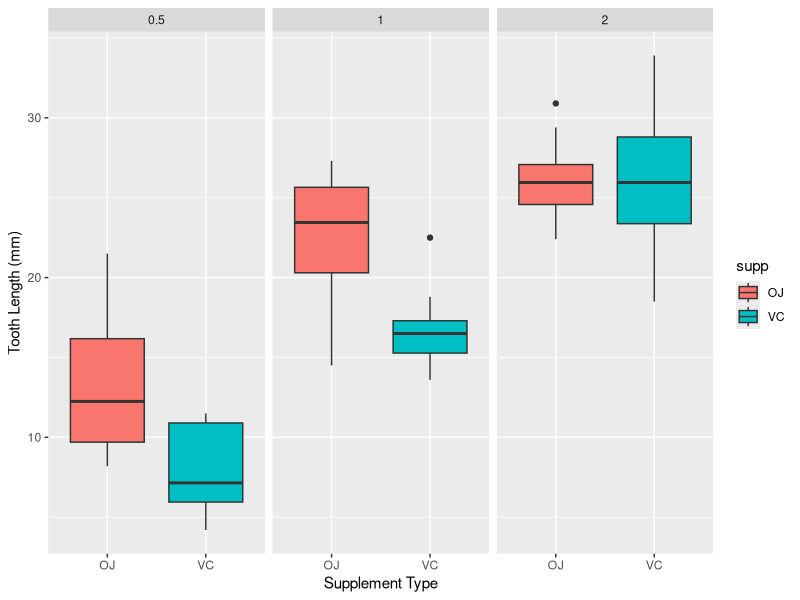

Source code (R):
## ---- chunk 1
library(datasets)
data("ToothGrowth")
library(ggplot2)
#ggplot(aes(x=supp, y=len), data=ToothGrowth) + #geom_boxplot(aes(fill=supp))+ 
#    xlab("Supplement Type") +ylab("Tooth Length (mm)") 

ggplot(aes(x = supp, y = len), data = ToothGrowth) +
    geom_boxplot(aes(fill = supp)) + facet_wrap(~ dose)+ 
    xlab("Supplement Type") +ylab("Tooth Length (mm)") 
summary(ToothGrowth)
## ---- chunk 2
AA0_5 <- ToothGrowth[1:10, ] # ascorbic acid, 0.5 mg dose
AA1 <- ToothGrowth[11:20, ] # ascorbic acid, 1 mg dose
AA2 <- ToothGrowth[21:30, ] # ascorbic acid, 2 mg dose
OJ0_5 <- ToothGrowth[31:40, ] # orange juice, 0.5 mg dose
OJ1 <- ToothGrowth[41:50, ] # orange juice, 1 mg dose
OJ2 <- ToothGrowth[51:60, ] # orange juice, 2 mg dose
## ---- chunk 3
t.test(OJ0_5$len, AA0_5$len, var.equal = TRUE)$conf # 0.5 mg dose
t.test(OJ1$len, AA1$len, var.equal = TRUE)$conf # 1 mg dose
t.test(OJ2$len, AA2$len, var.equal = TRUE)$conf # 2 mg dose
